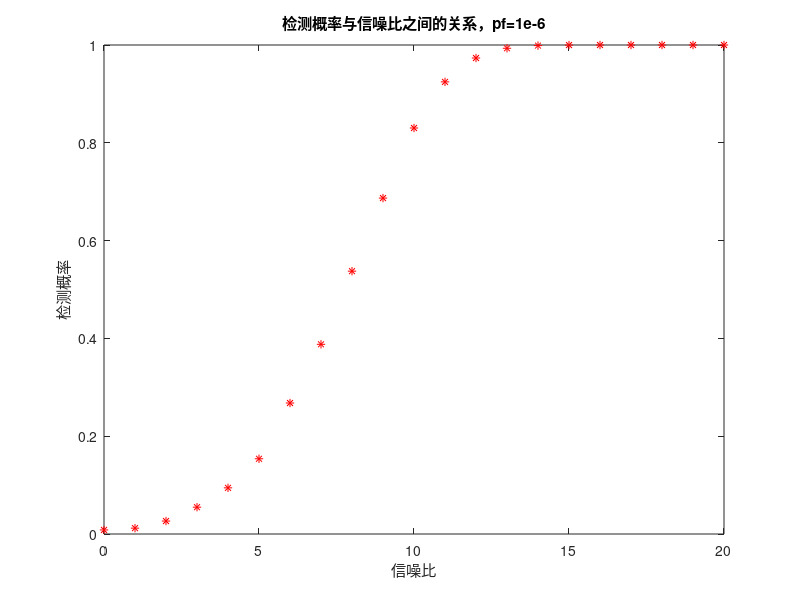

Reproduce this figure in MATLAB.
% 绘制理论情况下的检测概率和信噪比之间的关系

SNR=0:1:20
pd=zeros(1,21);
for i=1:21

SNR_10=10^(SNR(i)/10);
pf=1e-6;
fun=@(lambda)erfc(1/2*sqrt(1/SNR_10)*log(lambda)+1/2*sqrt(SNR_10))/2-pf;

[lambda,fval]=fsolve(fun,rand);

pd(i)=erfc(1/2*sqrt(1/SNR_10)*log(lambda)-1/2*sqrt(SNR_10))/2;  


end
plot(SNR,pd,'r*');
xlabel('信噪比');
ylabel('检测概率');
title('检测概率与信噪比之间的关系，pf=1e-6');
